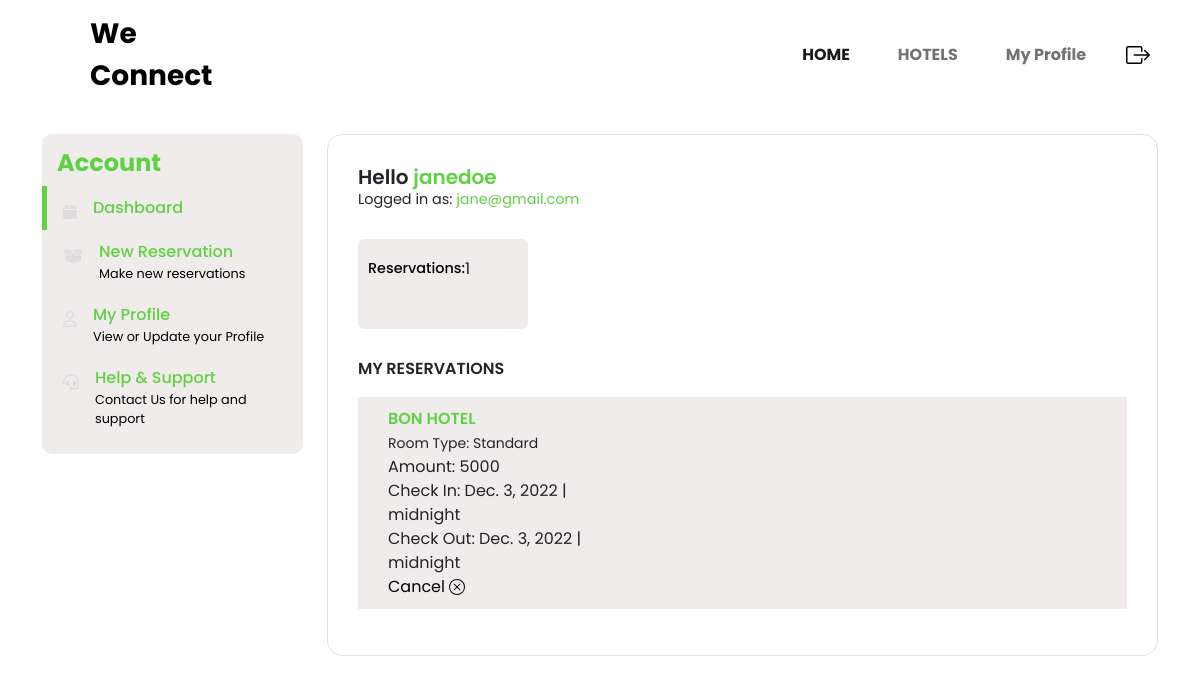
Page /dashboard/user/ (signed in) on the committed database.
### accounts/models.py (models this page shows)
class User(AbstractUser):
    is_owner = models.BooleanField(default=False)
    is_client = models.BooleanField(default=False)
    first_name = models.CharField(max_length=100)
    last_name = models.CharField(max_length=100)
    email=models.EmailField()

### app/models.py (models this page shows, shortened)
class Bookings(models.Model):
    hotel = models.ForeignKey(Hotel, on_delete=models.CASCADE)
    amount = models.ForeignKey(Room,  on_delete=models.CASCADE)
    user =  models.ManyToManyField(Client, related_name='userBookings')
    date = models.DateTimeField(auto_now_add=True)
    phone = models.IntegerField(blank=True, null=True)
    check_in= models.DateTimeField()
    check_out = models.DateTimeField()

class Hotel (models.Model):
    hotel_name = models.CharField(max_length=100)
    description = models.TextField(blank= True)
    tagline = models.CharField(max_length=100)
    cover_image = models.ImageField(upload_to='images/')
    admin= models.ForeignKey(Owner,  on_delete=models.CASCADE)
    def __str__(self):
            return self.hotel_name

class Room (models.Model):
    ROOM_TYPE = (
        ('Standard', 'Standard'),
        ('Standard Twin', 'Standard Twin'),
        ('Deluxe', 'Deluxe'),
        ('Deluxe Twin', 'Deluxe Twin')
        )
    name = models.CharField(max_length=30, choices=ROOM_TYPE)
    tagline = models.CharField(max_length=100)
    rate = models.PositiveIntegerField(blank=True, null=True)
    image = models.ImageField(upload_to='images/')
    hotel= models.ForeignKey(Hotel,  on_delete=models.CASCADE)
    def __str__(self):
        return self.name

### dashboard/views.py (the view)
# urls.py: path('user/', views.clientDashboard, name='clientDashboard'),
def clientDashboard(request):
    currentUser = request.user.client
    activeBookings = Bookings.objects.filter(user=currentUser.pk).all()
    return render(request, 'client.html', {'activeBookings': activeBookings})

### dashboard/templates/client.html (shortened to what this page needs)
{% extends "base.html" %}
{% load static %}
{% block content %}
<!DOCTYPE html>
<html lang="en">
  <head>
 <link rel="stylesheet" href="https://cdnjs.cloudflare.com/ajax/libs/font-awesome/6.1.1/css/all.min.css" />
 <link rel="stylesheet" href="https://cdnjs.cloudflare.com/ajax/libs/font-awesome/6.1.1/css/brands.min.css" />
 <link rel="stylesheet" href="https://cdnjs.cloudflare.com/ajax/libs/font-awesome/6.1.1/css/fontawesome.min.css" />
 <link rel="stylesheet" href="https://cdnjs.cloudflare.com/ajax/libs/font-awesome/6.1.1/css/solid.min.css" />
    <link href="https://cdn.jsdelivr.net/npm/bootstrap@5.0.2/dist/css/bootstrap.min.css" rel="stylesheet">
    <link href="https://cdnjs.cloudflare.com/ajax/libs/font-awesome/4.7.0/css/font-awesome.min.css" rel="stylesheet">
    <link rel="stylesheet" type="text/css" href="{% static 'css/userDashboard.css' %}">
</head>
  <body>
    <div class="container mt-4">
        <div class="row">
            <div class="col-lg-3 my-lg-0 my-md-1">
                <div id="sidebar" class=" bg-light bg-purple">
                    <div class="h4 text" style="color:#60D143; font-weight: bold;">Account</div>
                    <ul>
                        <li class="active">
                            <a href="{% url 'clientDashboard' %}" class="text-decoration-none d-flex align-items-start">
                                <div class="fas fa-box pt-2 me-3"></div>
                                <div class="d-flex flex-column">
                                    <div class="link">Dashboard</div>
                                </div>
                            </a>
                        </li>
                        <li>
                            <a href="{% url 'hotels' %}" class="text-decoration-none d-flex align-items-start">
                                <div class="fas fa-box-open pt-2 me-3"></div>
                                <div class="d-flex flex-column">
                                    <div class="link">New Reservation</div>
                                    <div class="link-desc">Make new reservations</div>
                                </div>
                            </a>
                        </li>
                        <li>
                            <a href="{% url 'profile' %}" class="text-decoration-none d-flex align-items-start">
                                <div class="far fa-user pt-2 me-3"></div>
                                <div class="d-flex flex-column">
                                    <div class="link">My Profile</div>
                                    <div class="link-desc">View or Update your Profile</div>
                                </div>
                            </a>
                        </li>
                        <li>
                            <a href="#" class="text-decoration-none d-flex align-items-start">
                                <div class="fas fa-headset pt-2 me-3"></div>
                                <div class="d-flex flex-column">
                                    <div class="link">Help & Support</div>
                                    <div class="link-desc">Contact Us for help and support</div>
                                </div>
                            </a>
                        </li>
                    </ul>
                </div>
            </div>
            <div class="col-lg-9 my-lg-0 my-1">
                <div id="main-content" class="bg-white border">
                    <div class="d-flex flex-column">
                        <div class="h5">Hello <span style="color:#60D143">{{user.username}}</span></div>
                        <div>Logged in as: <span style="color:#60D143">{{user.email}}</span></div>
                    </div>
                    <div class="d-flex my-4 flex-wrap">
                        <div class="box me-4 my-1 bg-light">
                            <div class="d-flex align-items-center mt-2">
                                <div class="tag">Reservations: </div>
                                {% if activeBookings %}
                                {{activeBookings|length}}
                                {% else %}
                                0
                                {% endif %}
                            </div>
                        </div>
                    </div>
                    <div class="text-uppercase">My Reservations</div>
                    {% if activeBookings %}
                    {% for activeBooking in activeBookings %}
                    <div class="order my-3 bg-light">
                        <div class="row">
                            <div class="col-lg-4">
                                <div class="d-flex flex-column justify-content-between order-summary">
                                    <div class="d-flex align-items-center">
                                        <div class="text-uppercase" style="color:#60D143">{{activeBooking.hotel}}</div>
                                    </div>
                                    <div class="fs-8"><small>Room Type: {{activeBooking.amount}}</small></div>
                                    <div class="fs-8">Amount: {{activeBooking.amount.rate}}</div>
                                    <div class="fs-8">Check In: {{activeBooking.check_in |date}} | {{activeBooking.check_in |time}}</div>
                                    <div class="fs-8">Check Out: {{activeBooking.check_out |date}} | {{activeBooking.check_out |time}}</div>
                                    <form method="POST" action="{% url 'delBooking' activeBooking.pk %}">
                                        <button style="background-color: transparent; border: none; box-shadow: none;" type="submit">
                                          Cancel
                                      </form>
                                </div>
                            </div>
                            </div>
                            </div>
                         {% endfor %}
                    {% endif %}
                </div>
            </div>
        </div>
    </div>
{% endblock content %}

### app/static/css/base.css (style rules this page uses)
* { padding: 0; margin: 0; box-sizing: border-box; font-family: Newyork; }

### app/static/css/main.css (style rules this page uses)
html, body, header, .view { height: 80vh; }
body { background: #fff; color: #333333; }

### app/static/css/userDashboard.css (style rules this page uses)
* { padding: 0; margin: 0; box-sizing: border-box; font-family: 'Poppins', sans-serif; }
#sidebar { padding: 15px 0px 15px 0px; border-radius: 10px; }
#sidebar .h4 { font-weight: 500; padding-left: 15px; }
#sidebar ul { list-style: none; margin: 0; padding-left: 0rem; }
#sidebar ul li { padding: 10px 0; display: block; padding-left: 1rem; padding-right: 1rem; border-left: 5px solid transparent; }
#sidebar ul li.active { border-left: 5px solid #60D143; }
#sidebar ul li a { display: block; }
#sidebar ul li a .fas, #sidebar ul li a .far { color: #ddd; }
#sidebar ul li a .link { color: #60D143; font-weight: 500; }
#sidebar ul li a .link-desc { font-size: 0.8rem; color: #000; }
#main-content { padding: 30px; border-radius: 15px; }
#main-content .h5, #main-content .text-uppercase { font-weight: 600; margin-bottom: 0; }
#main-content .h5+div { font-size: 0.9rem; }
#main-content .box { padding: 10px; border-radius: 6px; width: 170px; height: 90px; }
#main-content .box .tag { font-size: 0.9rem; color: #000; font-weight: 500; }
.order { padding: 10px 30px; min-height: 150px; }
.bg-light { background-color: #f0ecec !important; }

### rows in the picture
User: username "janedoe", email "jane@gmail.com"
Bookings: hotel "BON HOTEL", amount "Standard", amount.rate "5000", check_in "Dec. 3, 2022", check_in "midnight", check_out "Dec. 3, 2022", check_out "midnight"

### other values in the picture
{{ activeBookings|length }} "1"
